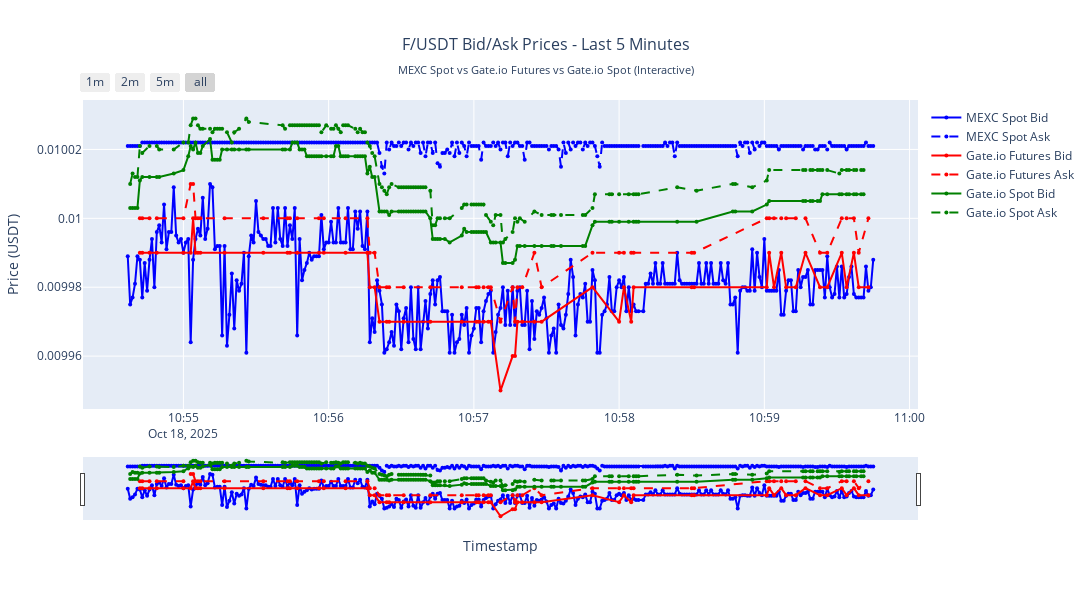

The code cell stored with this chart in its notebook:
### Code cell
# Get the latest 5 minutes of data
latest_time = df.dropna().index.max()
five_min_ago = latest_time - timedelta(minutes=5)
recent_df = df[df.index >= five_min_ago].copy()

print(f"📊 Plotting last 5 minutes of data")
print(f"📅 From: {five_min_ago} to {latest_time}")
print(f"📈 Records: {len(recent_df)}")

# Create interactive Plotly figure for prices
fig = go.Figure()

# Blue: MEXC Spot (solid bid, dashed ask)
fig.add_trace(go.Scatter(
    x=recent_df.index, 
    y=recent_df['mexc_spot_bid_price'],
    mode='lines+markers',
    name='MEXC Spot Bid',
    line=dict(color='blue', width=2),
    marker=dict(size=4, color='blue'),
    connectgaps=True,
    hovertemplate='<b>MEXC Spot Bid</b><br>Time: %{x}<br>Price: $%{y:.6f}<extra></extra>'
))

fig.add_trace(go.Scatter(
    x=recent_df.index, 
    y=recent_df['mexc_spot_ask_price'],
    mode='lines+markers',
    name='MEXC Spot Ask',
    line=dict(color='blue', width=2, dash='dash'),
    marker=dict(size=4, color='blue'),
    connectgaps=True,
    hovertemplate='<b>MEXC Spot Ask</b><br>Time: %{x}<br>Price: $%{y:.6f}<extra></extra>'
))

# Red: Gate.io Futures (solid bid, dashed ask)
fig.add_trace(go.Scatter(
    x=recent_df.index, 
    y=recent_df['gateio_futures_bid_price'],
    mode='lines+markers',
    name='Gate.io Futures Bid',
    line=dict(color='red', width=2),
    marker=dict(size=4, color='red'),
    connectgaps=True,
    hovertemplate='<b>Gate.io Futures Bid</b><br>Time: %{x}<br>Price: $%{y:.6f}<extra></extra>'
))

fig.add_trace(go.Scatter(
    x=recent_df.index, 
    y=recent_df['gateio_futures_ask_price'],
    mode='lines+markers',
    name='Gate.io Futures Ask',
    line=dict(color='red', width=2, dash='dash'),
    marker=dict(size=4, color='red'),
    connectgaps=True,
    hovertemplate='<b>Gate.io Futures Ask</b><br>Time: %{x}<br>Price: $%{y:.6f}<extra></extra>'
))

# Green: Gate.io Spot (solid bid, dashed ask)
fig.add_trace(go.Scatter(
    x=recent_df.index, 
    y=recent_df['gateio_spot_bid_price'],
    mode='lines+markers',
    name='Gate.io Spot Bid',
    line=dict(color='green', width=2),
    marker=dict(size=4, color='green'),
    connectgaps=True,
    hovertemplate='<b>Gate.io Spot Bid</b><br>Time: %{x}<br>Price: $%{y:.6f}<extra></extra>'
))

fig.add_trace(go.Scatter(
    x=recent_df.index, 
    y=recent_df['gateio_spot_ask_price'],
    mode='lines+markers',
    name='Gate.io Spot Ask',
    line=dict(color='green', width=2, dash='dash'),
    marker=dict(size=4, color='green'),
    connectgaps=True,
    hovertemplate='<b>Gate.io Spot Ask</b><br>Time: %{x}<br>Price: $%{y:.6f}<extra></extra>'
))

# Update layout
fig.update_layout(
    title={
        'text': 'F/USDT Bid/Ask Prices - Last 5 Minutes<br><sub>MEXC Spot vs Gate.io Futures vs Gate.io Spot (Interactive)</sub>',
        'x': 0.5,
        'font': {'size': 16}
    },
    xaxis_title='Timestamp',
    yaxis_title='Price (USDT)',
    width=1200,
    height=600,
    hovermode='x unified',
    legend=dict(
        yanchor="top",
        y=0.99,
        xanchor="left",
        x=1.01
    )
)

# Add range selector for time navigation
fig.update_layout(
    xaxis=dict(
        rangeselector=dict(
            buttons=list([
                dict(count=1, label="1m", step="minute", stepmode="backward"),
                dict(count=2, label="2m", step="minute", stepmode="backward"),
                dict(count=5, label="5m", step="minute", stepmode="backward"),
                dict(step="all")
            ])
        ),
        rangeslider=dict(visible=True),
        type="date"
    )
)

# Add data availability info
non_null_counts = recent_df.count()
print(f"\n📊 Data availability in last 5 minutes:")
for col in ['mexc_spot_bid_price', 'gateio_futures_bid_price', 'gateio_spot_bid_price']:
    if col in non_null_counts:
        print(f"  {col}: {non_null_counts[col]}/{len(recent_df)} ({100*non_null_counts[col]/len(recent_df):.1f}%)")

fig.show()

### Figure 1 — Plotly figure (JSON) as saved in the notebook; plotly's stock layout.template omitted (floating-point values rounded to 4 significant figures; data arrays with more than 128 entries replaced by an {"elided": "..."} marker saying what was removed)
{"data": [{"connectgaps": true, "hovertemplate": "<b>MEXC Spot Bid</b><br>Time: %{x}<br>Price: $%{y:.6f}<extra></extra>", "line": {"color": "blue", "width": 2}, "marker": {"color": "blue", "size": 4}, "mode": "lines+markers", "name": "MEXC Spot Bid", "type": "scatter", "x": {"elided": "308 str values"}, "y": {"elided": "308 float values"}}, {"connectgaps": true, "hovertemplate": "<b>MEXC Spot Ask</b><br>Time: %{x}<br>Price: $%{y:.6f}<extra></extra>", "line": {"color": "blue", "dash": "dash", "width": 2}, "marker": {"color": "blue", "size": 4}, "mode": "lines+markers", "name": "MEXC Spot Ask", "type": "scatter", "x": {"elided": "308 str values"}, "y": {"elided": "308 float values"}}, {"connectgaps": true, "hovertemplate": "<b>Gate.io Futures Bid</b><br>Time: %{x}<br>Price: $%{y:.6f}<extra></extra>", "line": {"color": "red", "width": 2}, "marker": {"color": "red", "size": 4}, "mode": "lines+markers", "name": "Gate.io Futures Bid", "type": "scatter", "x": {"elided": "308 str values"}, "y": {"elided": "308 float values"}}, {"connectgaps": true, "hovertemplate": "<b>Gate.io Futures Ask</b><br>Time: %{x}<br>Price: $%{y:.6f}<extra></extra>", "line": {"color": "red", "dash": "dash", "width": 2}, "marker": {"color": "red", "size": 4}, "mode": "lines+markers", "name": "Gate.io Futures Ask", "type": "scatter", "x": {"elided": "308 str values"}, "y": {"elided": "308 float values"}}, {"connectgaps": true, "hovertemplate": "<b>Gate.io Spot Bid</b><br>Time: %{x}<br>Price: $%{y:.6f}<extra></extra>", "line": {"color": "green", "width": 2}, "marker": {"color": "green", "size": 4}, "mode": "lines+markers", "name": "Gate.io Spot Bid", "type": "scatter", "x": {"elided": "308 str values"}, "y": {"elided": "308 float values"}}, {"connectgaps": true, "hovertemplate": "<b>Gate.io Spot Ask</b><br>Time: %{x}<br>Price: $%{y:.6f}<extra></extra>", "line": {"color": "green", "dash": "dash", "width": 2}, "marker": {"color": "green", "size": 4}, "mode": "lines+markers", "name": "Gate.io Spot Ask", "type": "scatter", "x": {"elided": "308 str values"}, "y": {"elided": "308 float values"}}], "layout": {"height": 600, "hovermode": "x unified", "legend": {"x": 1.01, "xanchor": "left", "y": 0.99, "yanchor": "top"}, "title": {"font": {"size": 16}, "text": "F/USDT Bid/Ask Prices - Last 5 Minutes<br><sub>MEXC Spot vs Gate.io Futures vs Gate.io Spot (Interactive)</sub>", "x": 0.5}, "width": 1200, "xaxis": {"rangeselector": {"buttons": [{"count": 1, "label": "1m", "step": "minute", "stepmode": "backward"}, {"count": 2, "label": "2m", "step": "minute", "stepmode": "backward"}, {"count": 5, "label": "5m", "step": "minute", "stepmode": "backward"}, {"step": "all"}]}, "rangeslider": {"visible": true}, "title": {"text": "Timestamp"}, "type": "date"}, "yaxis": {"title": {"text": "Price (USDT)"}}}}
